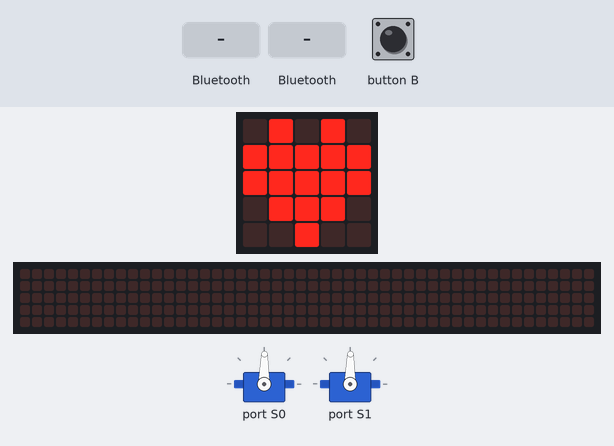
Bench run of a program on a simulated BBC micro:bit (MakeCode). Parts: 2 × servo, the board's 5×5 LED display, a strip that is not on the board, showing the scrolling text unrolled. Inputs (shaded band) come from the test bench. The 48×5 strip is a reading aid, not a part: it shows the text the display is scrolling, unrolled, one strip-width of it at a time.

Above: at 5.4 s.
5.5 s: "T" arrives over Bluetooth UART
At 7.0 s:
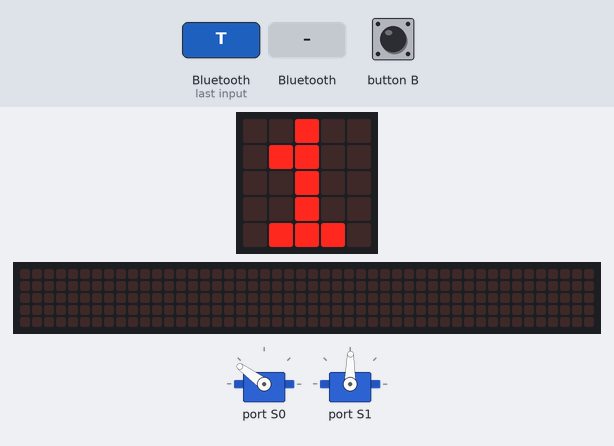
At 8.0 s:
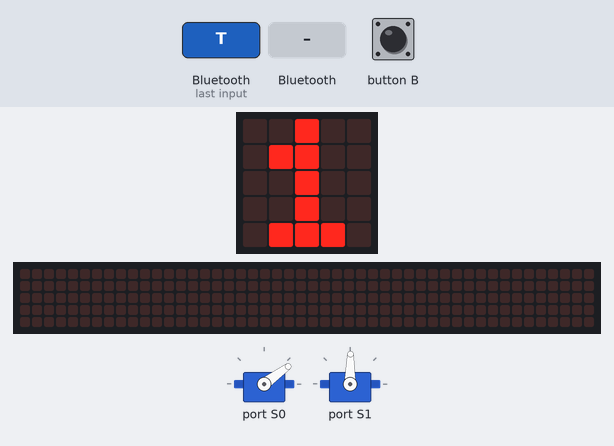
8.5 s: button B pressed for 0.15 s
9.2 s: a phone connects over Bluetooth
11.2 s: button B pressed for 0.15 s
11.9 s: a phone disconnects over Bluetooth
At 14.77 s:
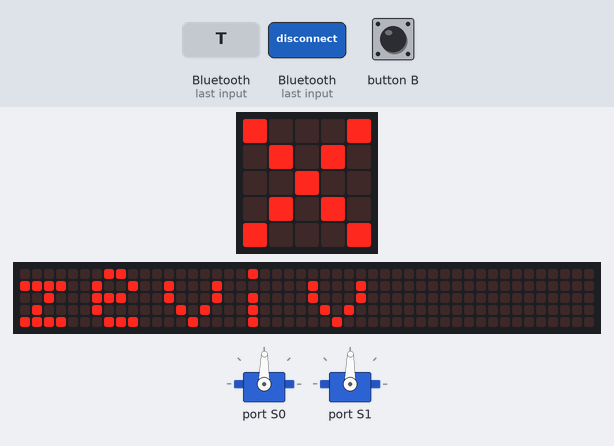
Timing chart, 0 to 16.3 s (numbered marks = the images above; inputs shaded):
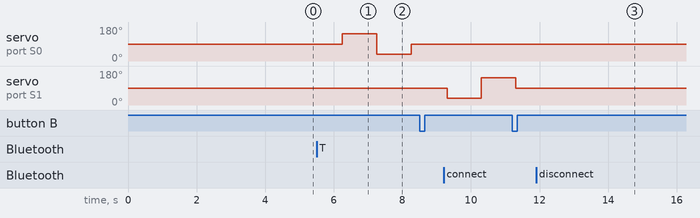

The program:

main.ts
```typescript
function showDirection () {
    if (y_dir == "F") {
        if (x_dir == "L") {
            images.arrowImage(ArrowNames.NorthWest).showImage(0, 0)
        } else if (x_dir == "R") {
            images.arrowImage(ArrowNames.NorthEast).showImage(0, 0)
        } else {
            images.arrowImage(ArrowNames.North).showImage(0, 0)
        }
    } else if (y_dir == "B") {
        if (x_dir == "L") {
            images.arrowImage(ArrowNames.SouthWest).showImage(0, 0)
        } else if (x_dir == "R") {
            images.arrowImage(ArrowNames.SouthEast).showImage(0, 0)
        } else {
            images.arrowImage(ArrowNames.South).showImage(0, 0)
        }
    } else if (x_dir == "L") {
        images.arrowImage(ArrowNames.West).showImage(0, 0)
    } else if (x_dir == "R") {
        images.arrowImage(ArrowNames.East).showImage(0, 0)
    }
    showPower(Math.max(y_level, x_level))
}
// a shorter arrow for less power: one dot of its shaft for 1-3, two for 4-6, the whole arrow for 7-9
function showPower (power: number) {
    // where the arrow points (right 1, left -1, up -1, down 1): its shaft runs back from the middle
    point_x = 0
    point_y = 0
    if (x_dir == "R") {
        point_x = 1
    } else if (x_dir == "L") {
        point_x = -1
    }
    if (y_dir == "F") {
        point_y = -1
    } else if (y_dir == "B") {
        point_y = 1
    }
    if (point_x != 0 || point_y != 0) {
        if (power < 7) {
            led.unplot(2 - 2 * point_x, 2 - 2 * point_y)
        }
        if (power < 4) {
            led.unplot(2 - point_x, 2 - point_y)
        }
    }
}
// a 360° servo turns at a speed instead of to an angle: 89 holds it still, above 89 it turns one way, below the other
function servo (port: number, speed: number) {
    if (speed == 0) {
        angle = 89
    } else if (speed > 0) {
        angle = Math.map(speed, 1, 100, 90, 180)
    } else {
        angle = Math.map(0 - speed, 1, 100, 88, 0)
    }
    if (port == 0) {
        wuKong.setServoAngle(wuKong.ServoTypeList._180, wuKong.ServoList.S0, angle)
    } else {
        wuKong.setServoAngle(wuKong.ServoTypeList._180, wuKong.ServoList.S1, angle)
    }
}
// S0 drives the left track, S1 the right one; mirrored servos turn opposite ways, so the right one gets its speed the other way round
function motors (left: number, right: number) {
    servo(0, LEFT * left)
    servo(1, 0 - RIGHT * right)
}
function stop () {
    motors(0, 0)
    images.iconImage(IconNames.No).showImage(0, 0)
}
function drive () {
    // y_level and x_level: how far the joystick is pushed, 0 to 9
    speed = Math.map(y_level, 1, 9, SLOW, SPEED)
    curve = Math.map(x_level, 0, 9, speed, speed * CURVE / SPEED)
    spin = Math.map(x_level, 1, 9, SLOW, SPEED)
    if (y_dir == "F") {
        if (x_dir == "L") {
            motors(curve, speed)
        } else if (x_dir == "R") {
            motors(speed, curve)
        } else {
            motors(speed, speed)
        }
    } else if (y_dir == "B") {
        if (x_dir == "L") {
            motors(0 - curve, 0 - speed)
        } else if (x_dir == "R") {
            motors(0 - speed, 0 - curve)
        } else {
            motors(0 - speed, 0 - speed)
        }
    } else if (x_dir == "L") {
        motors(0 - spin, spin)
    } else if (x_dir == "R") {
        motors(spin, 0 - spin)
    } else {
        stop()
    }
    showDirection()
}
// the motor test (T, the phone joystick's Test motors button): each servo turns forward, then back, with its number on the display
function testMotor (motor: number) {
    basic.showNumber(motor)
    control.raiseEvent(9101, motor)
    runMotor(motor, TEST)
    basic.pause(1000)
    runMotor(motor, 0 - TEST)
    basic.pause(1000)
    runMotor(motor, 0)
    basic.pause(300)
}
// 1: S0, the left track; 2: S1, the right track
function runMotor (motor: number, speed: number) {
    if (motor == 1) {
        servo(0, LEFT * speed)
    } else {
        servo(1, 0 - RIGHT * speed)
    }
}
function testMotors () {
    testMotor(1)
    testMotor(2)
}
// a command looks like M,F7,R3 (forward at 7 of 9, right at 3 of 9); S stops; T tests the motors one by one; I reports what this is
bluetooth.onUartDataReceived(serial.delimiters(Delimiters.NewLine), function () {
    receivedString = bluetooth.uartReadUntil(serial.delimiters(Delimiters.NewLine))
    lastCommand = control.millis()
    command = receivedString.substr(0, 1)
    if (command == "M" && !testing) {
        y_dir = receivedString.substr(2, 1)
        y_level = parseFloat(receivedString.substr(3, 1))
        x_dir = receivedString.substr(5, 1)
        x_level = parseFloat(receivedString.substr(6, 1))
        drive()
    } else if (command == "S" && !testing) {
        stop()
    } else if (command == "T" && !testing) {
        // the forever loop below runs the test, so this handler answers the commands that come meanwhile
        testing = true
    } else if (command == "I") {
        // the phone joystick asks what this is: model 7 (a Wukong tank with two servos) and this program's release
        control.raiseEvent(9102, 7)
        control.raiseEvent(9103, 35)
    }
    // tell the phone joystick this command is done, so it sends the next one at once
    control.raiseEvent(9100, 1)
})
input.onButtonPressed(Button.B, function () {
    basic.showString(control.deviceName())
})
bluetooth.onBluetoothConnected(function () {
    basic.showIcon(IconNames.Yes)
})
bluetooth.onBluetoothDisconnected(function () {
    stop()
})
let point_y = 0
let point_x = 0
let angle = 0
let spin = 0
let curve = 0
let speed = 0
let x_level = 0
let y_level = 0
let lastCommand = 0
let testing = false
let command = ""
let x_dir = ""
let y_dir = ""
let receivedString = ""
// LEFT, RIGHT: 1 for a servo mounted with its output outwards, -1 for one turned the other way round (its track runs
// backwards in the motor test)
let LEFT = 1
let RIGHT = 1
// SPEED: full speed; SLOW: speed at the slightest push (tracks need more than wheels: raise it if they stall)
let SPEED = 100
let SLOW = 40
// TEST: speed in the motor test
let TEST = 60
// CURVE: speed of the inner track in the sharpest curve (0 = turn on the spot, 100 = straight on)
let CURVE = 40
bluetooth.startUartService()
stop()
// this program's release, so you can tell which one a micro:bit runs
basic.showString("r35")
basic.showIcon(IconNames.Heart)
// the motor test when T asked for it; else the joystick sends commands all the time: when they
// stop (out of range, flat battery), stop
basic.forever(function () {
    if (testing) {
        testMotors()
        testing = false
        stop()
        control.raiseEvent(9101, 0)
    } else if (lastCommand > 0 && control.millis() - lastCommand > 1500) {
        lastCommand = 0
        stop()
    }
})
```

Measured:
- after the input at 5.5 s, servo on port S0: 89° → 144° after 0.75 s, → 36° 1.0 s later, → 89° 1.0 s later; the display: changes at once (image 1)
- after the input at 11.9 s, the display: first differs from a run without the input after 2.8 s (image 3)
